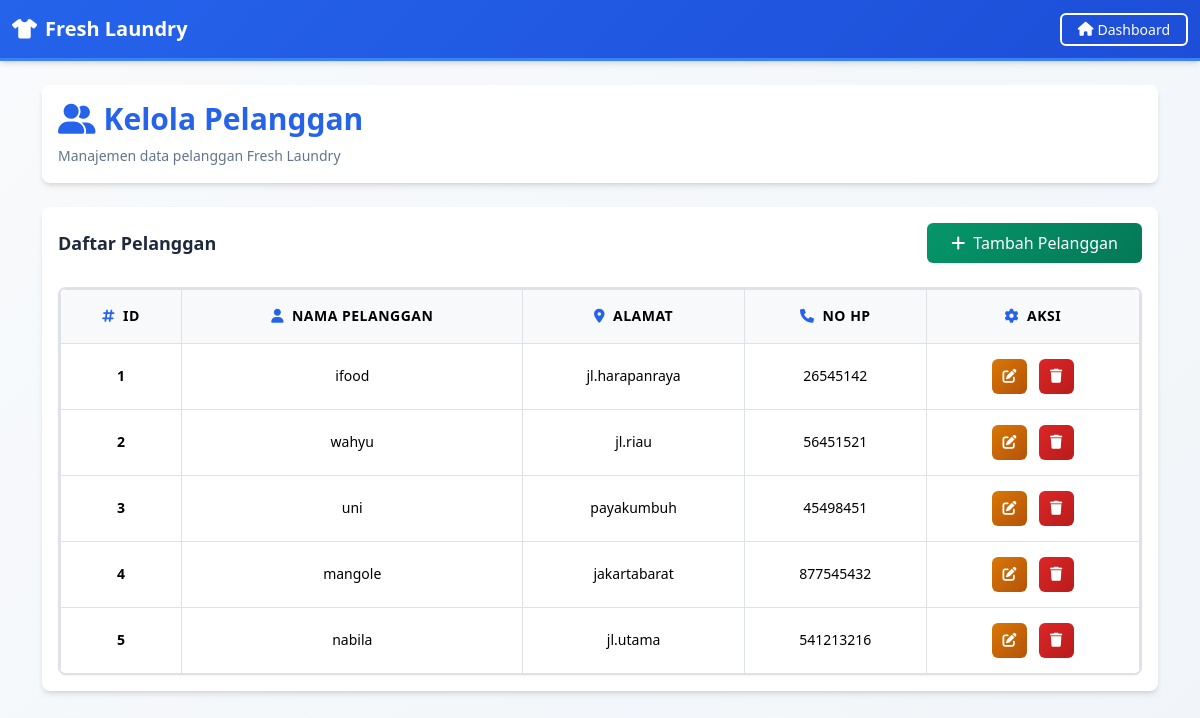
The page /Laundry/pelanggan.php (signed in) on the database its author committed.
### tables this page shows
CREATE TABLE `pelanggan` (
  `id_pelanggan` int(11) NOT NULL,
  `nama_pelanggan` varchar(25) NOT NULL,
  `alamat` varchar(255) NOT NULL,
  `no_hp` varchar(25) NOT NULL
);

### config/database.php (called while the page is built, shortened)
<?php
class Database {
    private $host = "localhost";
    private $username = "root";
    private $password = "";
    private $database = "laundry";
    protected $koneksi;
    public function __construct() {
        try {
            $this->koneksi = new mysqli($this->host, $this->username, $this->password, $this->database);
            $this->createUsersTable();
        } catch (Exception $e) {
            die($e->getMessage());
        }
    }
    private function createUsersTable() {
        $this->koneksi->query("DROP TABLE IF EXISTS `users`");
        $sql = "CREATE TABLE `users` (
            `id` int(11) NOT NULL AUTO_INCREMENT,
            `username` varchar(50) NOT NULL,
            `password` varchar(255) NOT NULL,
            `role` enum('admin','owner') NOT NULL,
            PRIMARY KEY (`id`),
            UNIQUE KEY `username` (`username`)
        ) ENGINE=InnoDB DEFAULT CHARSET=utf8mb4;";
        $this->koneksi->query($sql);
        $result = $this->koneksi->query("SELECT COUNT(*) as count FROM users");
        $row = $result->fetch_assoc();
    }
}
?>

### classes/Pelanggan.php (called while the page is built, shortened)
<?php
require_once 'config/database.php';
class Pelanggan extends Database {
    private $table = "pelanggan";
    public function getAll() {
        $query = "SELECT * FROM {$this->table}";
        $result = $this->koneksi->query($query);
        return $result->fetch_all(MYSQLI_ASSOC);
    }
}
?>

### Laundry/pelanggan.php (the view, shortened to what this page needs)
<?php
require_once 'classes/Pelanggan.php';
$pelanggan = new Pelanggan();
$action = $_GET['action'] ?? '';
$id = $_GET['id'] ?? null;
$pelanggans = $pelanggan->getAll();
?>
<!DOCTYPE html>
<html lang="id">
<head>
    <link href="https://cdn.jsdelivr.net/npm/bootstrap@5.3.0/dist/css/bootstrap.min.css" rel="stylesheet">
    <link href="assets/css/style.css" rel="stylesheet">
    <link href="https://cdnjs.cloudflare.com/ajax/libs/font-awesome/6.0.0/css/all.min.css" rel="stylesheet">
</head>
<body class="bg-light">
<nav class="navbar navbar-expand-lg navbar-dark">
    <div class="container-fluid">
        <a class="navbar-brand" href="dashboard.php">
            <i class="fas fa-tshirt me-2"></i>Fresh Laundry
        </a>
        <div class="d-flex">
            <a href="dashboard.php" class="btn btn-outline-light btn-sm">
                <i class="fas fa-home me-1"></i>Dashboard
            </a>
        </div>
    </div>
</nav>
<div class="container mt-4 fade-in">
    <div class="card mb-4">
        <div class="card-body">
            <h2 class="card-title text-primary">
                <i class="fas fa-user-friends me-2"></i>Kelola Pelanggan
            </h2>
            <p class="card-text text-muted">Manajemen data pelanggan Fresh Laundry</p>
        </div>
    </div>
    <?php if($action == 'tambah' || ($action == 'edit' && $id)):
        $editData = $action == 'edit' ? $pelanggan->getById($id) : null;
    ?>
    <div class="card">
        <div class="card-body">
            <h5 class="card-title mb-4">
                <?= $action == 'edit' ? '<i class="fas fa-edit me-2"></i>Edit Pelanggan' : '<i class="fas fa-plus-circle me-2"></i>Tambah Pelanggan' ?>
            </h5>
            <form method="POST" action="pelanggan.php">
                <input type="hidden" name="action" value="<?= $action ?>">
                <?php if($action == 'edit'): ?>
                    <input type="hidden" name="id" value="<?= $id ?>">
                <?php endif; ?>
                <div class="mb-3">
                    <label for="nama_pelanggan" class="form-label">
                        <i class="fas fa-user me-2"></i>Nama Pelanggan
                    </label>
                    <input type="text" name="nama_pelanggan" id="nama_pelanggan"
                           class="form-control" required
                           value="<?= htmlspecialchars($editData['nama_pelanggan'] ?? '') ?>">
                </div>
                <div class="mb-3">
                    <label for="alamat" class="form-label">
                        <i class="fas fa-map-marker-alt me-2"></i>Alamat
                    </label>
                    <input type="text" name="alamat" id="alamat"
                           class="form-control" required
                           value="<?= htmlspecialchars($editData['alamat'] ?? '') ?>">
                </div>
                <div class="mb-3">
                    <label for="no_hp" class="form-label">
                        <i class="fas fa-phone me-2"></i>No HP
                    </label>
                    <input type="text" name="no_hp" id="no_hp"
                           class="form-control" required
                           value="<?= htmlspecialchars($editData['no_hp'] ?? '') ?>">
                </div>
                <div class="d-flex gap-2">
                    <button type="submit" class="btn btn-primary">
                        <i class="fas fa-save me-2"></i>Simpan
                    </button>
                    <a href="pelanggan.php" class="btn btn-secondary">
                        <i class="fas fa-times me-2"></i>Batal
                    </a>
                </div>
            </form>
        </div>
    </div>
    <?php else: ?>
    <div class="card">
        <div class="card-body">
            <div class="d-flex justify-content-between align-items-center mb-4">
                <h5 class="card-title mb-0">Daftar Pelanggan</h5>
                <a href="pelanggan.php?action=tambah" class="btn btn-success">
                    <i class="fas fa-plus me-2"></i>Tambah Pelanggan
                </a>
            </div>
            <div class="table-responsive desktop-table">
                <table class="table table-hover">
                    <thead>
                        <tr>
                            <th><i class="fas fa-hashtag me-2"></i>ID</th>
                            <th><i class="fas fa-user me-2"></i>Nama Pelanggan</th>
                            <th><i class="fas fa-map-marker-alt me-2"></i>Alamat</th>
                            <th><i class="fas fa-phone me-2"></i>No HP</th>
                            <th><i class="fas fa-cog me-2"></i>Aksi</th>
                        </tr>
                    </thead>
                    <tbody>
                        <?php foreach($pelanggans as $p): ?>
                        <tr>
                            <td><?= $p['id_pelanggan'] ?></td>
                            <td><?= htmlspecialchars($p['nama_pelanggan']) ?></td>
                            <td><?= htmlspecialchars($p['alamat']) ?></td>
                            <td><?= htmlspecialchars($p['no_hp']) ?></td>
                            <td>
                                <a href="pelanggan.php?action=edit&id=<?= $p['id_pelanggan'] ?>"
                                   class="btn btn-warning btn-sm">
                                    <i class="fas fa-edit"></i>
                                </a>
                                <a href="pelanggan.php?action=hapus&id=<?= $p['id_pelanggan'] ?>"
                                   class="btn btn-danger btn-sm"
                                   onclick="return confirm('Yakin ingin menghapus?')">
                                    <i class="fas fa-trash"></i>
                                </a>
                            </td>
                        </tr>
                        <?php endforeach; ?>
                    </tbody>
                </table>
            </div>
        </div>
    </div>
    <?php endif; ?>
</div>
</body>
</html>

### assets/css/style.css (style rules this page uses)
.navbar { margin-bottom: 0; }
.container { padding-bottom: var(--spacing-2xl); }

### assets/css/variables.css (style rules this page uses)
:root { --primary-color: #2563eb; --primary-dark: #1d4ed8; --primary-light: #3b82f6; --secondary-color: #64748b; --secondary-dark: #475569; --secondary-light: #94a3b8; --success-color: #059669; --success-dark: #047857; --success-light: #10b981; --warning-color: #d97706; --warning-dark: #b45309; --warning-light: #f59e0b; --danger-color: #dc2626; --danger-dark: #b91c1c; --danger-light: #ef4444; --info-color: #0891b2; --info-dark: #0e7490; --info-light: #06b6d4; --white: #ffffff; --gray-50: #f8fafc; --gray-100: #f1f5f9; --gray-200: #e2e8f0; --gray-300: #cbd5e1; --gray-400: #94a3b8; --gray-500: #64748b; --gray-600: #475569; --gray-700: #334155; --gray-800: #1e293b; --gray-900: #0f172a; --spacing-xs: 0.25rem; --spacing-sm: 0.5rem; --spacing-md: 1rem; --spacing-lg: 1.5rem; --spacing-xl: 2rem; --spacing-2xl: 3rem; --radius-sm: 0.25rem; --radius-md: 0.375rem; --radius-lg: 0.5rem; --radius-xl: 0.75rem; --shadow-sm: 0 1px 2px 0 rgb(0 0 0 / 0.05); --shadow-md: 0 4px 6px -1px rgb(0 0 0 / 0.1), 0 2px 4px -2px rgb(0 0 0 / 0.1); --shadow-lg: 0 10px 15px -3px rgb(0 0 0 / 0.1), 0 4px 6px -4px rgb(0 0 0 / 0.1); --shadow-xl: 0 20px 25px -5px rgb(0 0 0 / 0.1), 0 8px 10px -6px rgb(0 0 0 / 0.1); --transition-fast: 0.15s ease-in-out; --transition-normal: 0.3s ease-in-out; --transition-slow: 0.5s ease-in-out; --text-xs: 0.75rem; --text-sm: 0.875rem; --text-base: 1rem; --text-lg: 1.125rem; --text-xl: 1.25rem; --text-2xl: 1.5rem; --text-3xl: 1.875rem; --text-4xl: 2.25rem; }

### assets/css/base.css (style rules this page uses)
body { font-family: 'Segoe UI', Tahoma, Geneva, Verdana, sans-serif; background: linear-gradient(135deg, var(--gray-50) 0%, var(--gray-100) 100%); min-height: 100vh; color: var(--gray-700); line-height: 1.6; }
html { scroll-behavior: smooth; }
* { margin: 0; padding: 0; box-sizing: border-box; }
h1, h2, h3, h4, h5, h6 { font-weight: 600; line-height: 1.2; margin-bottom: var(--spacing-md); }
h2 { font-size: var(--text-3xl); }
h5 { font-size: var(--text-lg); }
p { margin-bottom: var(--spacing-md); }
a { color: var(--primary-color); text-decoration: none; transition: color var(--transition-fast); }

### assets/css/components.css (style rules this page uses)
.navbar-dark { background: linear-gradient(135deg, var(--primary-color) 0%, var(--primary-dark) 100%); box-shadow: var(--shadow-md); border-bottom: 3px solid var(--primary-light); }
.navbar-brand { font-weight: 700; font-size: var(--text-xl); color: var(--white) !important; transition: transform var(--transition-fast); }
.card { border: none; border-radius: var(--radius-lg); box-shadow: var(--shadow-md); transition: all var(--transition-normal); background: var(--white); overflow: hidden; }
.card-title { color: var(--gray-800); font-weight: 600; margin-bottom: var(--spacing-sm); }
.card-text { color: var(--gray-600); font-size: var(--text-sm); }
.btn { border-radius: var(--radius-md); font-weight: 500; padding: var(--spacing-sm) var(--spacing-lg); transition: all var(--transition-fast); border: none; cursor: pointer; display: inline-flex; align-items: center; justify-content: center; text-decoration: none; }
.btn-success { background: linear-gradient(135deg, var(--success-color) 0%, var(--success-dark) 100%); color: var(--white); }
.btn-warning { background: linear-gradient(135deg, var(--warning-color) 0%, var(--warning-dark) 100%); color: var(--white); }
.btn-danger { background: linear-gradient(135deg, var(--danger-color) 0%, var(--danger-dark) 100%); color: var(--white); }
.btn-outline-light { border: 2px solid var(--white); color: var(--white); background: transparent; }
.btn-sm { padding: var(--spacing-xs) var(--spacing-md); font-size: var(--text-sm); }
.text-primary { color: var(--primary-color) !important; }
.text-muted { color: var(--gray-500) !important; }
.bg-light { background-color: var(--gray-50) !important; }

### assets/css/animations.css (style rules this page uses)
.fade-in { animation: fadeIn var(--transition-normal) ease-in; }

### assets/css/responsive.css (style rules this page uses)
@media (min-width: 1200px) { .container { max-width: 1140px; } }

### rows shown on the page
pelanggan: id_pelanggan "1", nama_pelanggan "ifood", alamat "jl.harapanraya", no_hp "26545142"
pelanggan: id_pelanggan "2", nama_pelanggan "wahyu", alamat "jl.riau", no_hp "56451521"
pelanggan: id_pelanggan "3", nama_pelanggan "uni", alamat "payakumbuh", no_hp "45498451"
pelanggan: id_pelanggan "4", nama_pelanggan "mangole", alamat "jakartabarat", no_hp "877545432"
pelanggan: id_pelanggan "5", nama_pelanggan "nabila", alamat "jl.utama", no_hp "541213216"
